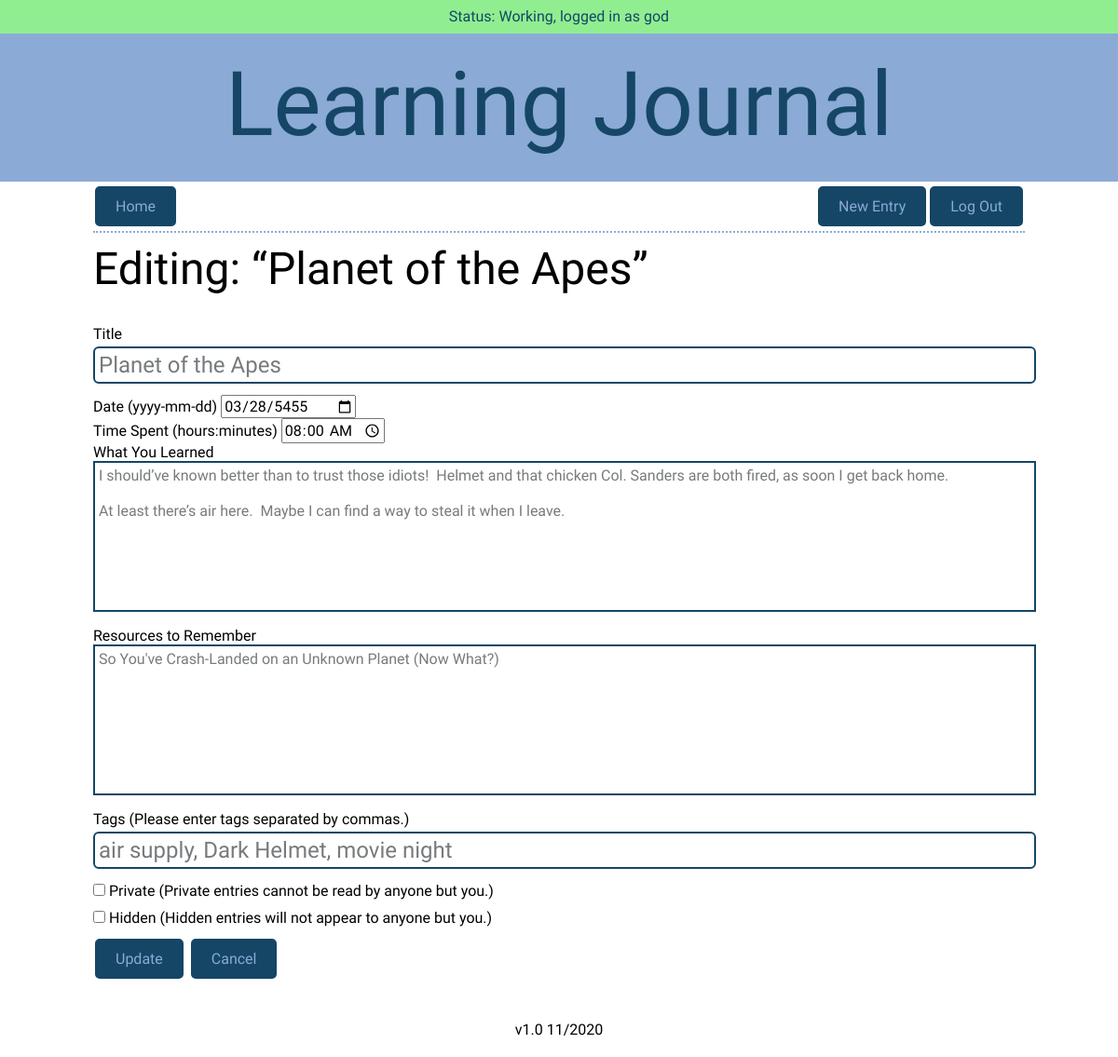
Page /entries/5/edit (signed in) on the earlier database version.
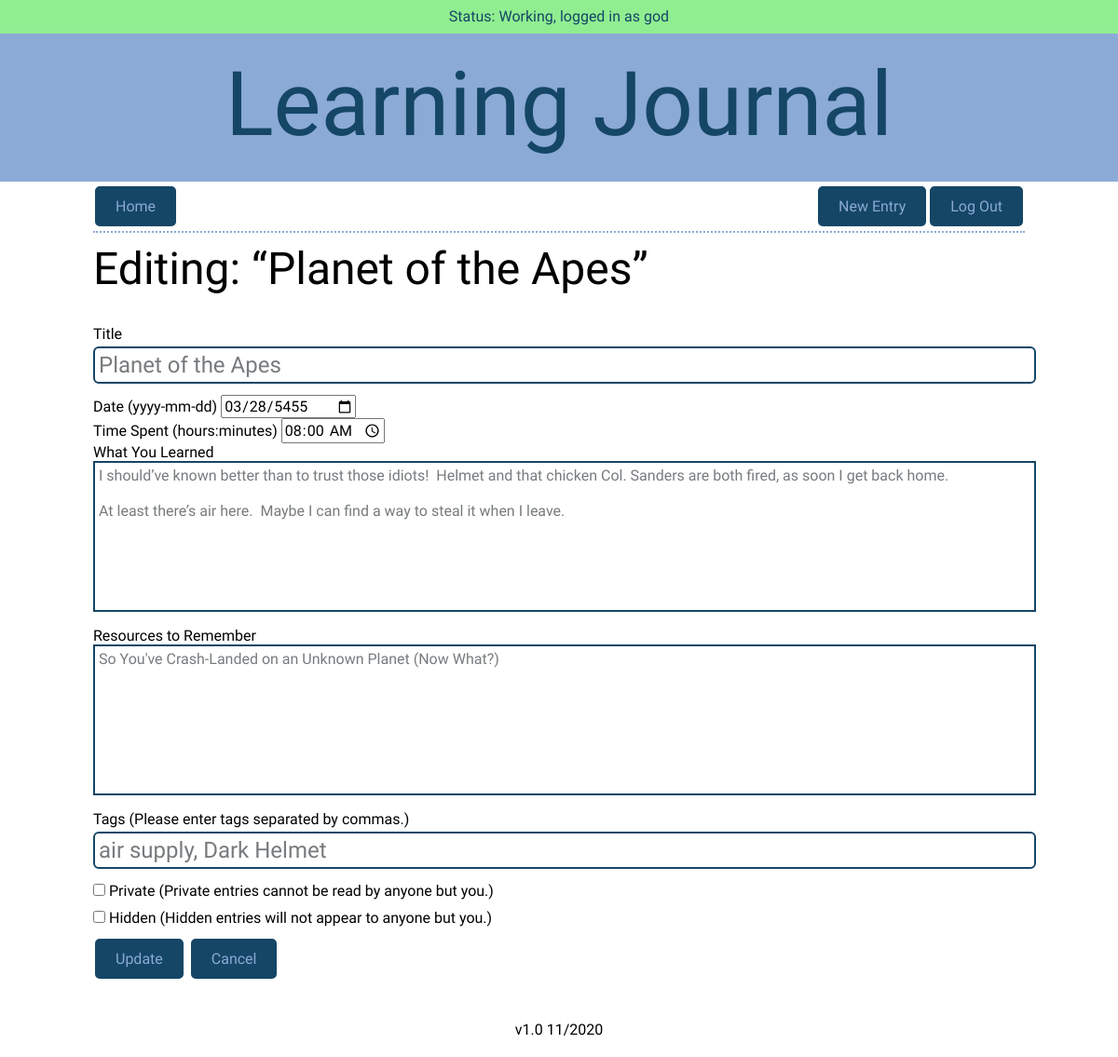
Same page on the later database version.
### models.py (models this page shows, shortened)
class User(UserMixin, Model):
    id = AutoField()
    username = CharField(unique=True)
    password = CharField(max_length=100)
    god = BooleanField(default=False)
    class Meta:
        database = DATABASE

class Entry(Model):
    id = AutoField()
    user = ForeignKeyField(User, backref="entries")
    title = CharField(max_length=256)
    date = DateField(default=datetime.date.today)
    time_spent = TimeField()
    learned = TextField()
    resources = TextField()
    tags = CharField(max_length=256)
    private = BooleanField(default=False)
    hidden = BooleanField(default=False)
    class Meta:
        database = DATABASE

### app.py (the view, shortened to what this page needs)
@app.route("/entries/<int:entry_id>/edit", methods=("GET", "POST"))
def edit_entry(entry_id):
    global last_route, cur_user, cur_entry, cur_tag
    last_route = "edit_entry"
    cur_user = None
    cur_entry = entry_id
    cur_tag = None
    if not current_user.is_authenticated:
        return redirect(url_for("login"))
    user = g.user._get_current_object()  # noqa (accessing private method)
    try:
        entry = models.Entry.get(models.Entry.id == entry_id)
        if (user != entry.user and user.god == False):  # noqa
            raise models.DoesNotExist
    except models.DoesNotExist:
        get_flashed_messages()
        flash("Cannot edit entry.", "error")
        return redirect(url_for("show_entry", entry_id=entry_id))
    form = forms.EntryForm()
    old_tags = ""
    if request.method == "GET":
        old_tags = entry.tags
        form.title.data = entry.title
        form.date.data = entry.date
        form.time_spent.data = entry.time_spent
        form.learned.data = entry.learned
        form.resources.data = entry.resources
        form.tags.data = entry.tags
        form.private.data = entry.private
        form.hidden.data = entry.hidden
    return render_template(
        "form.html", button="Update", form=form, cancel_url=get_last_route())

### forms.py
class EntryForm(FlaskForm):
    title = StringField("Title", validators=[InputRequired()])
    date = DateField(
        "Date",
        default=datetime.datetime.today,
        description=" (yyyy-mm-dd)")
    time_spent = TimeField(
        "Time Spent",
        description=" (hours:minutes)")
    learned = TextAreaField("What You Learned", validators=[InputRequired()])
    resources = TextAreaField("Resources to Remember")
    tags = StringField("Tags",
                       description=" (Please enter tags separated by commas.)")
    private = BooleanField("Private", default=False,
                           description=" (Private entries cannot be read by "
                                       "anyone but you.)")
    hidden = BooleanField("Hidden", default=False,
                          description=" (Hidden entries will not appear to "
                                      "anyone but you.)")

### app.py (called while the page is built)
@login_manager.user_loader
def load_user(userid):
    try:
        return models.User.get(models.User.id == userid)
    except models.DoesNotExist:
        return None

@app.before_request
def before_request():
    g.db = models.DATABASE
    g.db.connect()
    g.user = current_user

@app.after_request
def after_request(response):
    g.db.close()
    return response

def get_last_route():
    if last_route is None:
        return url_for("index")
    elif last_route in ["user_entries"]:
        return url_for(last_route, user=cur_user)
    elif last_route in ["show_entry", "edit_entry", "delete_entry"]:
        return url_for(last_route, entry_id=cur_entry)
    elif last_route in ["show_tag"]:
        return url_for(last_route, tag=cur_tag)
    else:
        return url_for(last_route)

### templates/form.html (shortened to what this page needs)
{% extends "layout.html" %}
{% from "macros.html" import nav_bar with context %}
{% block nav %}
    {{ nav_bar(False) }}
{% endblock %}
{% block content %}
    {% if button == "Update" %}
        <h2>Editing: “{{ form.title.data }}”</h2>
    {% endif %}
    <form method="POST" action="" class="form">
        {% for field in form %}
            <div class="field-{{ field.name }}">
                {% if field.type == "BooleanField" %}
                <label for="{{ field.name }}">{{ field(placeholder=field.label.text) }} {{ field.label }} {{ field.description }}</label>
                {% else %}
                    {% if field.id != "csrf_token" %}
                        {{ field.label }} {{ field.description }}
                    {% endif %}
                    {{ field(placeholder=field.label.text) }}
                {% endif %}
            </div>
        {% endfor %}
        <button type="submit" id="submit">{{ button }}</button>
        <a class="button" href="{{ cancel_url }}">Cancel</a>
    </form>
{% endblock %}

### templates/layout.html (shortened to what this page needs)
<!DOCTYPE html>
<html lang="en">
    <head>
        <link href="https://fonts.googleapis.com/css2?family=Asap:ital@0;1&display=swap" rel="stylesheet">        <link rel="stylesheet" href="/static/css/normalize.css">
        <link rel="stylesheet" href="/static/css/site.css">
    </head>
    <body>
        <header>
        <div class="container">
            <div class="messages">
                {% with messages = get_flashed_messages(with_categories=True) %}
                    {% if messages %}
                        {% for category, message in messages %}
                            <div class="notification {{ category }}">{{ message }}</div>
                        {% endfor %}
                    {% else %}
                            <div class="notification success">Status:  Working,
                                {% if current_user.is_authenticated %}
                                    logged in as {{ current_user.username }}
                                {% else %}
                                    not logged in
                                {% endif %}
                            </div>
                    {% endif %}
                {% endwith %}
            </div>
        </div>
            <h1>Learning Journal</h1>
        </header>
        <section>
            {% block nav %}
            {% endblock %}
        </section>
        <section>
            {% block content %}
            {% endblock %}
        </section>
        <footer>
            v1.0 11/2020
        </footer>
    </body>
</html>

### templates/macros.html (shortened to what this page needs)
{% macro nav_bar(home) %}
    <div class="nav-bar">
        {% if home == False %}
            <a class="button" href="{{ url_for('index') }}">Home</a>
        {% else %}
            <div class="button button-inactive">Home</div>
        {% endif %}
        {% if current_user.is_authenticated %}
            <a class="button button-right" href="{{ url_for('logout') }}">Log Out</a>
            <a class="button button-right" href="{{ url_for('create_entry') }}">New Entry</a>
        {% else %}
            <a class="button button-right" href="{{ url_for('login') }}">Log In</a>
            <a class="button button-right" href="{{ url_for('register') }}">Register</a>
        {% endif %}
    </div>
{% endmacro %}

### static/css/site.css (style rules this page uses)
html { margin-left: calc(100vw - 100%); }
body { font-size: 16px; font-family: 'Asap', sans-serif; font-weight: 400 color: #404a49; }
section { max-width: 1000px; margin: auto; }
header { margin: 0 -1%; padding-bottom: 6px; text-align: center; color: #154666; background: #8baad6; }
a:link { text-decoration: none; }
.button { background-color: #154666; color: #8baad6; margin: 5px 2px; border: 2px solid #154666; border-radius: 5px; padding: 10px 20px; text-align: center; text-decoration: none; display: inline-block; }
.button-right { float: right }
h1 { font-size: 96px; font-family: "Sarina", cursive; font-weight: 400; line-height: 25%; }
h2 { font-size: 48px; font-family: 'Hammersmith One', sans-serif; font-weight: 400; line-height: 0; }
.messages { height: 36px; background: #90ee90; }
.notification { padding: 8px; }
.success { background: #90ee90; }
.nav-bar, .main { border-bottom: 2px dotted #8baad6; }
footer { padding: 20px; text-align: center; }
form { margin: 0; padding: 20px 0; }
input[type=text], [type=password] { width: 100%; border: 2px solid #154666; border-radius: 6px; outline: 0; background: #fff; padding: 4px; margin: 4px 0 12px; color: #777B7E; font-size: 24px;; }
input[type=checkbox] { margin: 4px 0 12px; }
textarea { width: 100%; height: 150px; border: 2px solid #154666; border-radius 8px; outline: 0; background: #fff; padding: 4px; margin: 0 0 12px; color: #777B7E; resize: none }
button { background-color: #154666; color: #8baad6; margin: 5px 2px; border: 2px solid #154666; border-radius: 5px; padding: 10px 20px; text-align: center; text-decoration: none; display: inline-block; }

Differences in the rows shown:
changed Entry "Planet of the Apes": tags "air supply, Dark Helmet, movie night" → "air supply, Dark Helmet"
